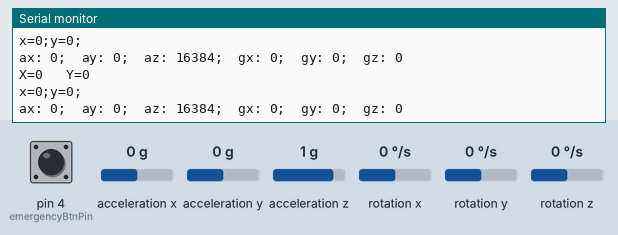
Simulated run of this program. Board: Arduino Nano, built with avr-gcc and run on an emulated ATmega328P. Shown: the last lines printed to the serial monitor. The inputs (shaded band) are chosen by the test bench; at power-on: acceleration z 1 g, pin 4 (emergencyBtnPin) HIGH, acceleration x 0 g, acceleration y 0 g, rotation x 0 °/s, rotation y 0 °/s, rotation z 0 °/s. No radio packets arrive unless stated.

Above: at 1.2 s.
1.3 s: acceleration z set to -1.4 g
At 1.33 s:
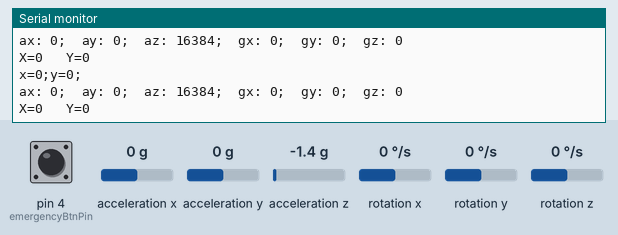
4.3 s: pin 4 (emergencyBtnPin) pulled LOW for 0.15 s
At 4.51 s:
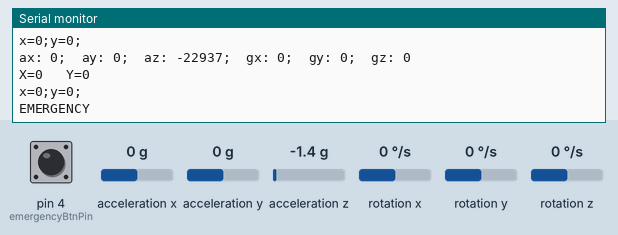
5.9 s: acceleration x set to -1.4 g
At 5.92 s:
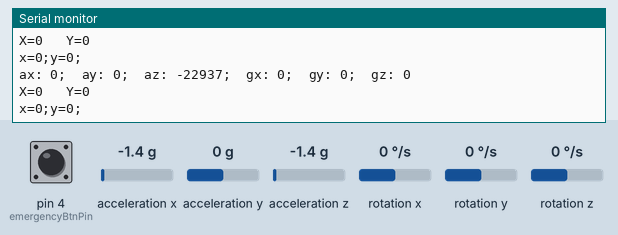
8.9 s: pin 4 (emergencyBtnPin) pulled LOW for 1 s
At 9.38 s:
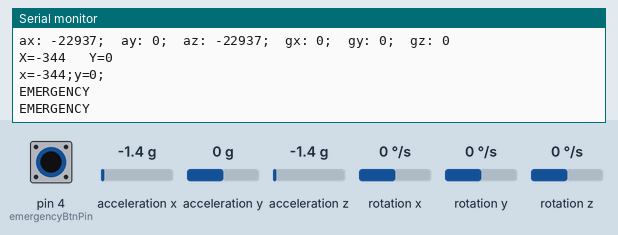
12.9 s: acceleration y set to 0.8 g
At 13.01 s:
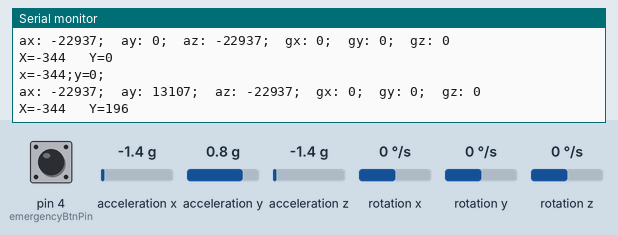
15.9 s: rotation x set to 100 °/s
At 16.06 s:
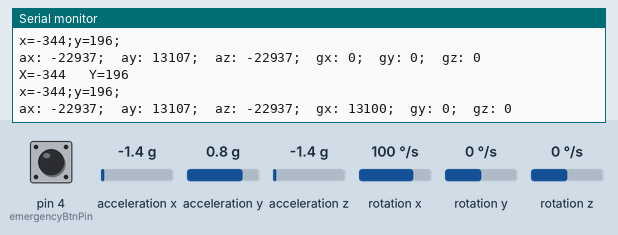

Measured:
- after the input at 4.3 s, the serial monitor: prints a new line at once (image 2)
- after the input at 8.9 s, the serial monitor: prints a new line at once (image 4)
- after the input at 12.9 s, the serial monitor: prints a new line at once (image 5)
- after the input at 15.9 s, the serial monitor: prints a new line after 0.09 s (image 6)

The program:

main.cpp
```cpp
// include libraries
#include <Arduino.h>
#include <Wire.h>
#include "I2Cdev.h"
#include "MPU6050.h"
#include <RH_ASK.h>
#ifdef RH_HAVE_HARDWARE_SPI
#include <SPI.h> // Not actually used but needed to compile
#endif

// const
#define EMERGENCY_STRING "EMERGENCY"

// Pin Conf
#define radioTransmitterPin 12
#define radioTransmissionSpeed 2000
#define emergencyBtnPin 4


// classes
MPU6050 accelerometer;
RH_ASK radioTransmitter(radioTransmissionSpeed, radioTransmitterPin, radioTransmitterPin, 0);

struct SendData
{
  /* data */
  int x;
  int y;
};

SendData sendData;


// Define Values
#define MAX_AX 17000
#define MIN_AX -17000
#define MAX_AY 17000
#define MIN_AY -17000
#define DEBUG_DELAY 100

// Variables
int16_t accX, accY, accZ;
int16_t gyroX, gyroY, gyroZ;
String commandString = "";
long long debugOldTime = 0;

// functions
void displayData();
void transmitData(String);
void checkEmergencyBtn();


void setup()
{
  Serial.begin(9600);

  // make sure I2C bus run
  #if I2CDEV_IMPLEMENTATION == I2CDEV_ARDUINO_WIRE
    Wire.begin();
  #elif I2CDEV_IMPLEMENTATION == I2CDEV_BUILTIN_FASTWIRE
    Fastwire::setup(400, true);
  #endif

  // initialization
  accelerometer.initialize();
  Serial.println("Testing device connections...");
  Serial.println(accelerometer.testConnection() ? "MPU6050 connection successful" : "MPU6050 connection failed");
  if(!radioTransmitter.init()){
    Serial.println("Radio init failed");
  }

  // pinmode
  pinMode(emergencyBtnPin, INPUT_PULLUP);

}

void loop()
{

  if(millis()-debugOldTime >= DEBUG_DELAY){
    checkEmergencyBtn();
    // read accelerometer data
    accelerometer.getMotion6(&accX, &accY, &accZ, &gyroX, &gyroY, &gyroZ);
    sendData.x = map(accX, MIN_AX, MAX_AX, -255, 255);
    sendData.y = map(accY, MIN_AY, MAX_AY, -255, 255);

    displayData();
    Serial.print("X=");
    Serial.print(sendData.x);
    Serial.print("   Y=");
    Serial.println(sendData.y);
    debugOldTime = millis();

    checkEmergencyBtn();

    // calculate
    commandString = "x="+ String(sendData.x) + ";y="+ String(sendData.y)+ ";     ";
    Serial.println(commandString);
    transmitData(commandString);
  }
  checkEmergencyBtn();
  delay(2);
}


void transmitData (String data){
  radioTransmitter.send((uint8_t *)data.c_str(), commandString.length());
  radioTransmitter.waitPacketSent();
}

void checkEmergencyBtn(){
  bool state = digitalRead(emergencyBtnPin);
  if(state == 0){
    Serial.println(EMERGENCY_STRING);
    transmitData(EMERGENCY_STRING);
    delay(200);
  }
}


void displayData (){
  Serial.print("ax: "); Serial.print(accX);
  Serial.print(";  ay: "); Serial.print(accY);
  Serial.print(";  az: "); Serial.print(accZ);
  Serial.print(";  gx: "); Serial.print(gyroX);
  Serial.print(";  gy: "); Serial.print(gyroY);
  Serial.print(";  gz: "); Serial.print(gyroZ);
  Serial.println();
}
```
